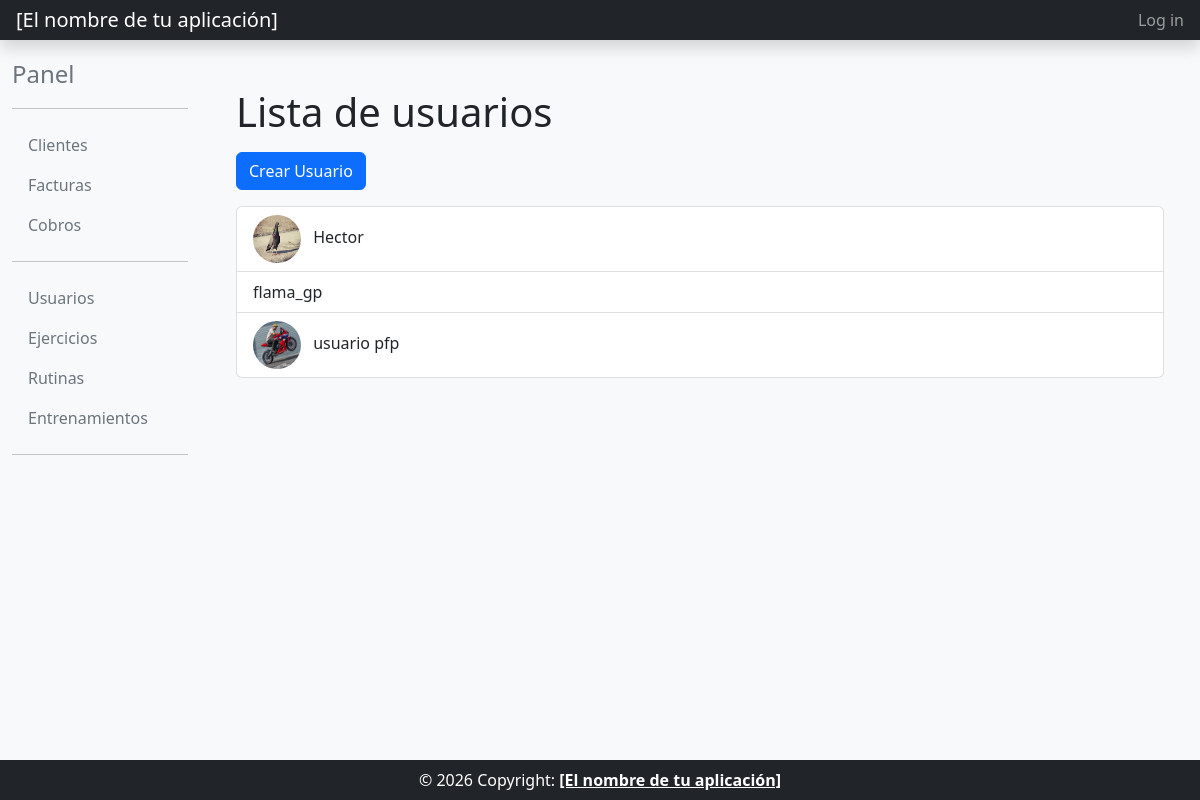
/core/usuarios/, run on an earlier commit of the app's database.
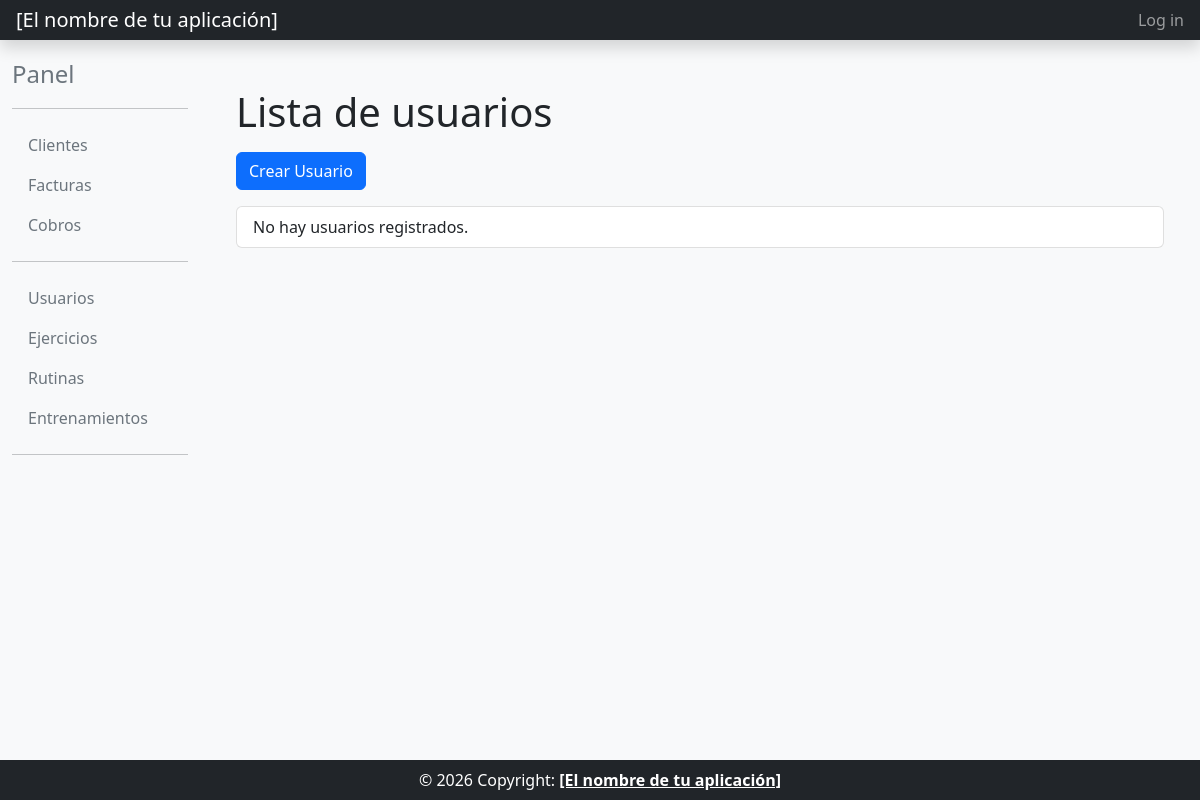
And on a later commit of the database.
### core/models.py (models this page shows, shortened)
class Usuario(models.Model):
    nickname = models.CharField(max_length=12, primary_key=True)
    foto_perfil = models.ImageField(upload_to='perfiles/', null=True, blank=True)
    altura = models.DecimalField(max_digits=4, decimal_places=2, null=True, blank=True)
    peso = models.DecimalField(max_digits=5, decimal_places=2, null=True, blank=True)
    objetivo = models.CharField(max_length=50)
    class Meta:
        verbose_name = "usuario"
        verbose_name_plural = "usuarios"
        ordering = ['nickname'] #Esto nos sirve para ordenar y ver que ver primero, en este caso es por nickame pero se podria por feha en  alguno otro

### core/views.py (the view)
class UsuarioListView(OrderingListViewMixin, ListView):
    model = Usuario
    template_name = "usuario_list.html"
    paginate_by = 10

### common/mixins.py (called while the page is built)
    def get_queryset(self):
        queryset = super().get_queryset()
        ordering = self.request.GET.get('ordering')
        if ordering == 'asc':
            return queryset.order_by('pk')
        if ordering == 'desc':
            return queryset.order_by('-pk')
        return queryset

    def get_context_data(self, **kwargs):
        context = super().get_context_data(**kwargs)
        ordering = self.request.GET.get('ordering')
        context['ordering'] = ordering if ordering in ('asc', 'desc') else None
        return context

### core/templates/usuario_list.html (shortened to what this page needs)
{% extends "base_intranet.html" %}
{% block main_content %}
<div class="container">
    <h1>Lista de usuarios</h1>
    <a href="{% url 'usuario_create' %}" class="btn btn-primary mt-2"> Crear Usuario</a>
    <div class="list-group mt-3">
        {% for usuario in object_list %}
            <a href="{% url 'usuario_detail' pk=usuario.pk %}" class="list-group-item list-group-item-action text-decoration-none">
                {% if usuario.foto_perfil %}
                    <img src="{{ usuario.foto_perfil.url }}" alt="" class="rounded-circle me-2" width="48" height="48">
                {% endif %}
                {{ usuario.nickname }}
            </a>
        {% empty %}
            <div class="list-group-item">No hay usuarios registrados.</div>
        {% endfor %}
    </div>
</div>
{% endblock main_content %}

What changed in the data, as far as the page shows it:
removed Usuario: foto_perfil (picture), nickname "Hector"
removed Usuario: nickname "flama_gp"
removed Usuario: foto_perfil (picture), nickname "usuario pfp"
Also different on the page:
text now shown: "No hay usuarios registrados."
